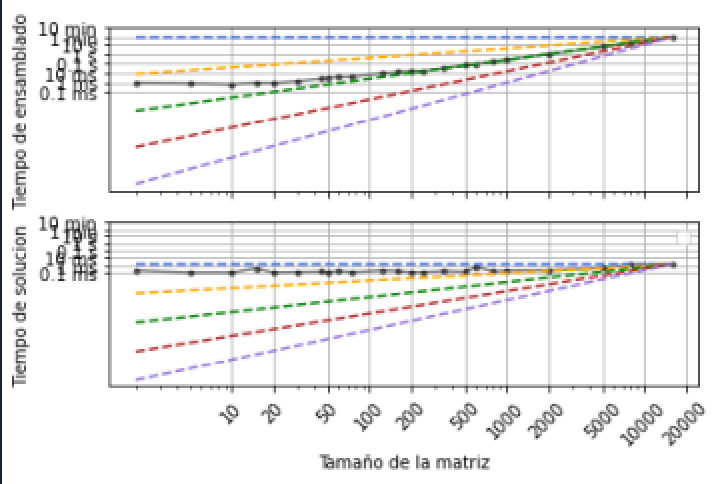

Write Python code to recreate this figure.
import matplotlib.pyplot as plt
import numpy as np


names = ["MATMUL_dispersa.txt"]
N = [2, 5, 10, 12, 15, 20, 30, 40, 50, 55, 60, 100, 125, 160, 200, 350, 500, 800, 1000, 5000, 8000]
    
xticks = [10, 20, 50, 100, 200, 500, 1000, 2000, 5000, 10000, 20000]
yticks = [0.1/1000, 1/1000, 10/1000, 0.1, 1, 10, 60, 600]
yticks_text = ["0.1 ms", "1 ms", "10 ms", "0.1 s", "1 s", "10 s", "1 min", "10 min"]
xticks_text = ["", "", "", "", "", "", "", "", "", "", ""]
plt.figure()

dt1max = []
dt2max = []
for i in names:
    data = np.loadtxt(i)
    Ns = data[:,0]
    dts1 =  data[:,1]
    dts2 = data[:, 2]
    Nsmax = max(Ns)
    dts1max = max(dts1)
    dts2max = max(dts2)
    
    for i in Ns:
        dt1max.append(max(dts1))
        dt2max.append(max(dts2))
        
    plt.subplot(2,1,1) 
    plt.ylabel("Tiempo de ensamblado")
    plt.loglog(Ns,dts1, 'k-o', alpha = 0.5, markersize = 3) 
    plt.grid()
    plt.yticks(yticks, yticks_text)
    plt.xticks(xticks, xticks_text, rotation=45)
    
    plt.subplot(2,1,2) 
    plt.loglog(Ns,dts2, 'k-o', alpha = 0.5, markersize = 3)
    plt.ylabel("Tiempo de solucion")
    plt.xlabel("Tamaño de la matriz")
    plt.grid()
    plt.yticks(yticks, yticks_text)
    plt.xticks(xticks, xticks, rotation=45)
    
plt.subplot(2,1,1)  
plt.plot(Ns, dt1max, "--", color = "royalblue")  
plt.loglog(Ns, Ns*(dts1max/Nsmax), "--", color = "orange") 
plt.loglog(Ns, (Ns**2)*(dts1max/(Nsmax**2)), "--", color = "green") 
plt.loglog(Ns, (Ns**3)*(dts1max/(Nsmax**3)), "--", color = "firebrick") 
plt.loglog(Ns, (Ns**4)*(dts1max/(Nsmax**4)), "--", color = "mediumpurple") 
plt.yticks(yticks, yticks_text)
plt.xticks(xticks, xticks_text, rotation=45) 

plt.subplot(2,1,2)  
plt.plot(Ns, dt2max, "--", color = "royalblue")  
plt.loglog(Ns, Ns*(dts2max/Nsmax), "--", color = "orange") 
plt.loglog(Ns, (Ns**2)*(dts2max/(Nsmax**2)), "--", color = "green") 
plt.loglog(Ns, (Ns**3)*(dts2max/(Nsmax**3)), "--", color = "firebrick") 
plt.loglog(Ns, (Ns**4)*(dts2max/(Nsmax**4)), "--", color = "mediumpurple") 
plt.yticks(yticks, yticks_text)
plt.xticks(xticks, xticks, rotation=45)
    


plt.tight_layout()
plt.legend()
plt.show()
